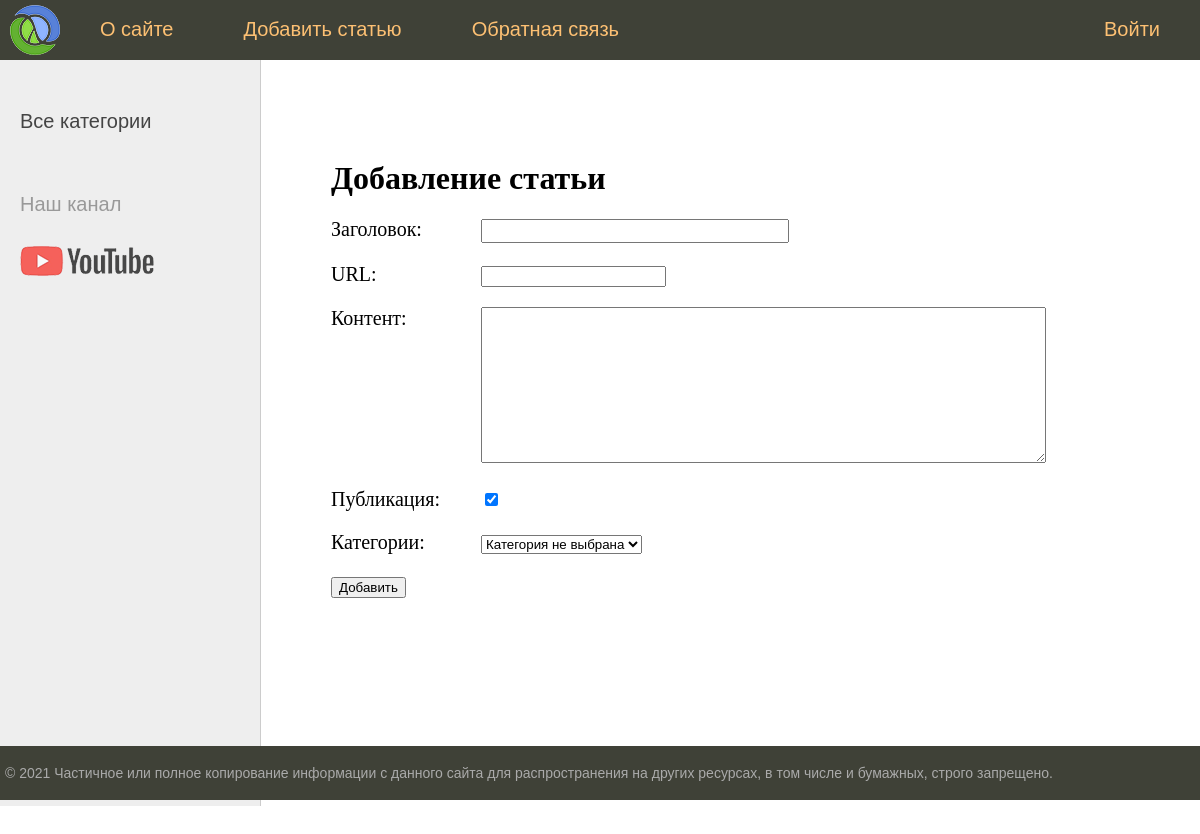
Page /addpage/ on the earlier database version.
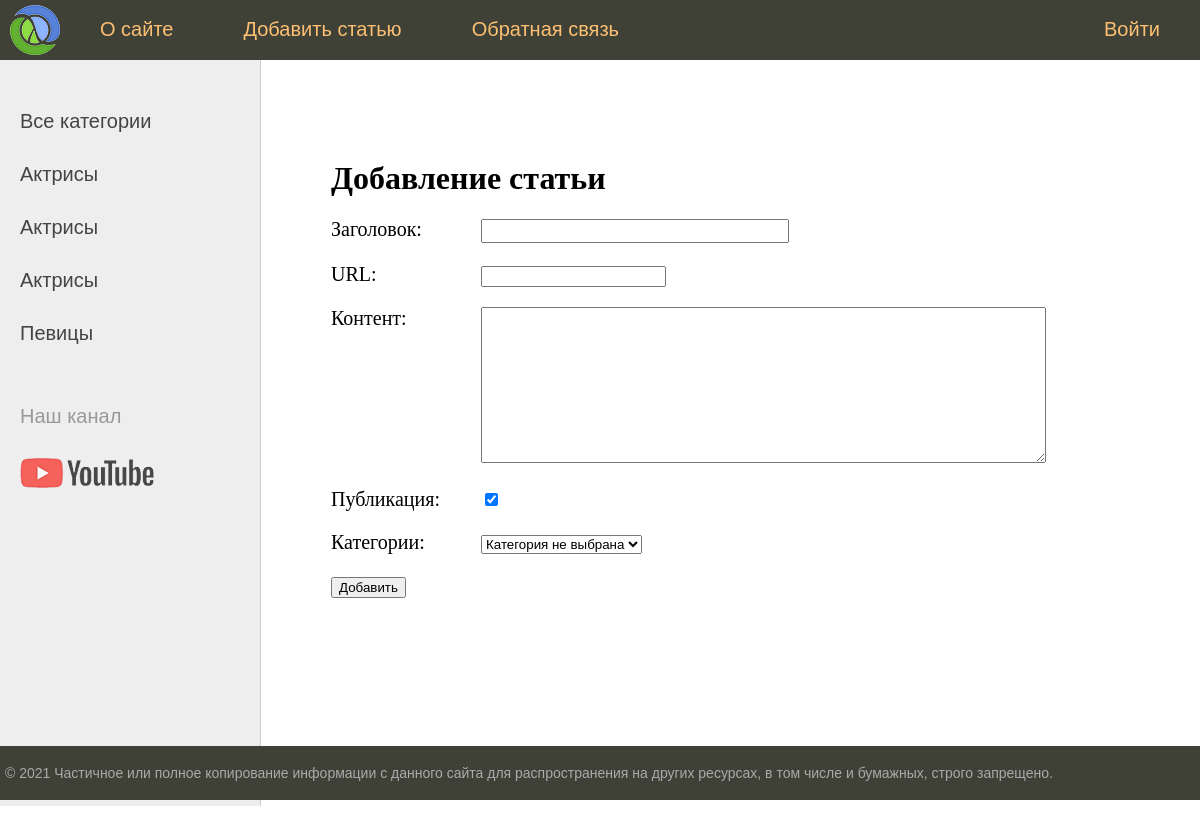
Same page on the later database version.
### women/models.py (models this page shows)
class Category(models.Model):
    name = models.CharField(max_length=100,db_index=True)
    slug = models.SlugField(max_length=255, unique=True, db_index=True, verbose_name="URL")
    def __str__(self):
        return self.name
    def get_absolute_url(self):
        return reverse('category',kwargs={'cat_id': self.pk})
    class Meta:
        verbose_name = 'Category'
        ordering = ['id']

### women/views.py (the view)
# urls.py: path('addpage/', addpage, name='add_page'),
def addpage(request):
    if request.method == 'POST':
        form = AddPostForm(request.POST)
        if form.is_valid():
            try:
                Women.objects.create(**form.cleaned_data)
                return redirect('home')
            except:
                form.add_error(None, 'Ошибка добавления поста')
    else:
        form = AddPostForm()
    return render(request, 'women/addpage.html', {'form': form, 'menu': menu, 'title': 'Добавление статьи'})

### women/forms.py
class AddPostForm(forms.Form):
    title = forms.CharField(max_length=255, label='Заголовок',widget=forms.TextInput(attrs={'class':'form-input'}))
    slug = forms.SlugField(max_length=255,label='URL')
    content = forms.CharField(widget=forms.Textarea(attrs={'cols':68,'rows':10}),label='Контент')
    is_published = forms.BooleanField(label='Публикация',required=False,initial=True)
    cat = forms.ModelChoiceField(queryset=Category.objects.all(),label='Категории',empty_label='Категория не выбрана')

### women/templatetags/women_tags.py (called while the page is built)
@register.inclusion_tag('women/list_categories.html')
def show_categories(sort=None, cat_selected=0):
    if not sort:
        cats = Category.objects.all()
    else:
        cats = Category.objects.order_by(sort)
    return {"cats": cats, "cat_selected": cat_selected}

### women/templates/women/addpage.html (shortened to what this page needs)
{% extends 'women/base.html' %}
{% block content %}
<h1>{{title}}</h1>
<form action="{% url 'add_page' %}" method="post">
{% for f in form %}
<p><label class="form-label" for="{{ f.id_for_label }}">{{f.label}}: </label>{{ f }}</p>
{% endfor %}
    <button type="submit">Добавить</button>
</form>
{% endblock %}

### women/templates/women/list_categories.html
{% for c in cats %}
	{% if c.pk == cat_selected %}
		<li class="selected">{{c.name}}</li>
	{% else %}
		<li><a href="{{ c.get_absolute_url }}">{{c.name}}</a></li>
	{% endif %}
{% endfor %}

Differences in the rows shown:
added Category: name "Актрисы"
added Category: name "Актрисы"
added Category: name "Актрисы"
added Category: name "Певицы"
